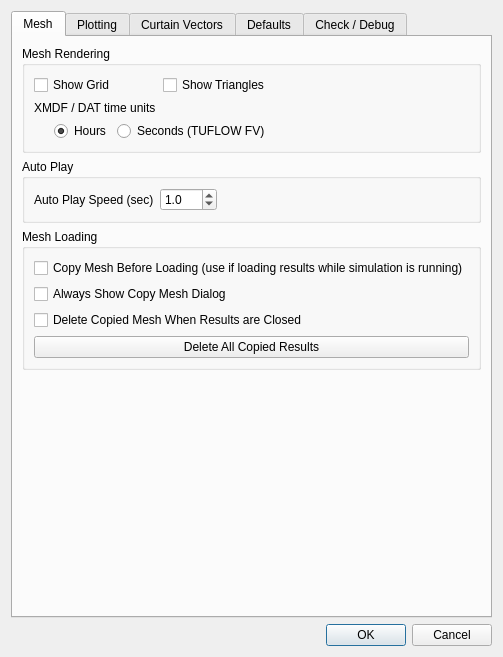
<?xml version="1.0" encoding="UTF-8"?>
<ui version="4.0">
 <class>TuViewOptions</class>
 <widget class="QDialog" name="TuViewOptions">
  <property name="geometry">
   <rect>
    <x>0</x>
    <y>0</y>
    <width>469</width>
    <height>616</height>
   </rect>
  </property>
  <property name="windowTitle">
   <string>Settings</string>
  </property>
  <layout class="QVBoxLayout" name="verticalLayout">
   <item>
    <widget class="QTabWidget" name="tabWidget">
     <property name="currentIndex">
      <number>0</number>
     </property>
     <widget class="QWidget" name="Mesh">
      <attribute name="title">
       <string>Mesh</string>
      </attribute>
      <layout class="QVBoxLayout" name="verticalLayout_5">
       <item>
        <widget class="QGroupBox" name="groupBox_5">
         <property name="title">
          <string>Mesh Rendering</string>
         </property>
         <layout class="QGridLayout" name="gridLayout">
          <item row="0" column="3">
           <spacer name="horizontalSpacer_4">
            <property name="orientation">
             <enum>Qt::Horizontal</enum>
            </property>
            <property name="sizeHint" stdset="0">
             <size>
              <width>40</width>
              <height>20</height>
             </size>
            </property>
           </spacer>
          </item>
          <item row="0" column="2">
           <widget class="QCheckBox" name="cbShowTriangles">
            <property name="text">
             <string>Show Triangles</string>
            </property>
           </widget>
          </item>
          <item row="0" column="0" colspan="2">
           <widget class="QCheckBox" name="cbShowGrid">
            <property name="text">
             <string>Show Grid</string>
            </property>
           </widget>
          </item>
          <item row="1" column="0" colspan="3">
           <widget class="QLabel" name="label_9">
            <property name="text">
             <string>XMDF / DAT time units</string>
            </property>
           </widget>
          </item>
          <item row="2" column="0" colspan="3">
           <layout class="QHBoxLayout" name="horizontalLayout">
            <item>
             <spacer name="horizontalSpacer_7">
              <property name="orientation">
               <enum>Qt::Horizontal</enum>
              </property>
              <property name="sizeHint" stdset="0">
               <size>
                <width>20</width>
                <height>20</height>
               </size>
              </property>
             </spacer>
            </item>
            <item>
             <widget class="QRadioButton" name="rbTimeUnitsHours">
              <property name="text">
               <string>Hours</string>
              </property>
              <property name="checked">
               <bool>true</bool>
              </property>
              <attribute name="buttonGroup">
               <string notr="true">buttonGroup</string>
              </attribute>
             </widget>
            </item>
            <item>
             <widget class="QRadioButton" name="rbTimeUnitsSeconds">
              <property name="text">
               <string>Seconds (TUFLOW FV)</string>
              </property>
              <attribute name="buttonGroup">
               <string notr="true">buttonGroup</string>
              </attribute>
             </widget>
            </item>
           </layout>
          </item>
         </layout>
        </widget>
       </item>
       <item>
        <widget class="QGroupBox" name="groupBox_3">
         <property name="title">
          <string>Auto Play</string>
         </property>
         <layout class="QGridLayout" name="gridLayout_3">
          <item row="0" column="1">
           <widget class="QDoubleSpinBox" name="sbPlaySpeed">
            <property name="decimals">
             <number>1</number>
            </property>
            <property name="minimum">
             <double>0.100000000000000</double>
            </property>
            <property name="value">
             <double>1.000000000000000</double>
            </property>
           </widget>
          </item>
          <item row="0" column="0">
           <widget class="QLabel" name="label_3">
            <property name="text">
             <string>Auto Play Speed (sec)</string>
            </property>
            <property name="alignment">
             <set>Qt::AlignLeading|Qt::AlignLeft|Qt::AlignVCenter</set>
            </property>
           </widget>
          </item>
          <item row="0" column="2">
           <spacer name="horizontalSpacer">
            <property name="orientation">
             <enum>Qt::Horizontal</enum>
            </property>
            <property name="sizeHint" stdset="0">
             <size>
              <width>40</width>
              <height>20</height>
             </size>
            </property>
           </spacer>
          </item>
         </layout>
        </widget>
       </item>
       <item>
        <widget class="QGroupBox" name="groupBox_12">
         <property name="title">
          <string>Mesh Loading</string>
         </property>
         <layout class="QVBoxLayout" name="verticalLayout_13">
          <item>
           <widget class="QCheckBox" name="cb_copy_mesh">
            <property name="text">
             <string>Copy Mesh Before Loading (use if loading results while simulation is running)</string>
            </property>
           </widget>
          </item>
          <item>
           <widget class="QCheckBox" name="cb_show_mesh_copy_dlg">
            <property name="text">
             <string>Always Show Copy Mesh Dialog</string>
            </property>
           </widget>
          </item>
          <item>
           <widget class="QCheckBox" name="cb_del_copied_mesh">
            <property name="text">
             <string>Delete Copied Mesh When Results are Closed</string>
            </property>
           </widget>
          </item>
          <item>
           <widget class="QPushButton" name="btn_del_all_cache_res">
            <property name="text">
             <string>Delete All Copied Results</string>
            </property>
           </widget>
          </item>
         </layout>
        </widget>
       </item>
       <item>
        <spacer name="verticalSpacer_3">
         <property name="orientation">
          <enum>Qt::Vertical</enum>
         </property>
         <property name="sizeHint" stdset="0">
          <size>
           <width>20</width>
           <height>40</height>
          </size>
         </property>
        </spacer>
       </item>
      </layout>
     </widget>
     <widget class="QWidget" name="Plotting">
      <attribute name="title">
       <string>Plotting</string>
      </attribute>
      <layout class="QVBoxLayout" name="verticalLayout_6">
       <item>
        <widget class="QGroupBox" name="groupBox">
         <property name="title">
          <string>Plotting</string>
         </property>
         <layout class="QGridLayout" name="gridLayout_2">
          <item row="0" column="5">
           <spacer name="horizontalSpacer_3">
            <property name="orientation">
             <enum>Qt::Horizontal</enum>
            </property>
            <property name="sizeHint" stdset="0">
             <size>
              <width>40</width>
              <height>20</height>
             </size>
            </property>
           </spacer>
          </item>
          <item row="5" column="0" colspan="3">
           <widget class="QLabel" name="label_6">
            <property name="text">
             <string>Display Format*: </string>
            </property>
           </widget>
          </item>
          <item row="4" column="3">
           <widget class="QLabel" name="datePreview">
            <property name="text">
             <string/>
            </property>
           </widget>
          </item>
          <item row="9" column="0">
           <spacer name="verticalSpacer_7">
            <property name="orientation">
             <enum>Qt::Vertical</enum>
            </property>
            <property name="sizeType">
             <enum>QSizePolicy::MinimumExpanding</enum>
            </property>
            <property name="sizeHint" stdset="0">
             <size>
              <width>20</width>
              <height>15</height>
             </size>
            </property>
           </spacer>
          </item>
          <item row="0" column="4">
           <widget class="QRadioButton" name="rbLiveCursorTrackingOff">
            <property name="text">
             <string>Off</string>
            </property>
            <attribute name="buttonGroup">
             <string notr="true">LiveCursorTracking</string>
            </attribute>
           </widget>
          </item>
          <item row="6" column="3" colspan="4">
           <widget class="QDateTimeEdit" name="dteZeroDate">
            <property name="currentSection">
             <enum>QDateTimeEdit::DaySection</enum>
            </property>
            <property name="calendarPopup">
             <bool>true</bool>
            </property>
           </widget>
          </item>
          <item row="2" column="0" colspan="5">
           <widget class="QCheckBox" name="cbDates">
            <property name="text">
             <string>Display Time Series X-Axis as Dates:</string>
            </property>
           </widget>
          </item>
          <item row="4" column="2">
           <widget class="QLabel" name="label_7">
            <property name="text">
             <string>Preview: </string>
            </property>
           </widget>
          </item>
          <item row="3" column="0" colspan="6">
           <widget class="QLabel" name="tpLabel">
            <property name="text">
             <string>&lt;html&gt;&lt;head/&gt;&lt;body&gt;&lt;p&gt;For QGIS 3.16 or later, Zero Date controls reference time for TUFLOW Viewer time slider only. To edit the reference time for results, edit the reference time in the layer properties.&lt;/p&gt;&lt;/body&gt;&lt;/html&gt;</string>
            </property>
            <property name="wordWrap">
             <bool>true</bool>
            </property>
           </widget>
          </item>
          <item row="7" column="4">
           <widget class="QSpinBox" name="sbXAxisLabelRotation">
            <property name="minimum">
             <number>-359</number>
            </property>
            <property name="maximum">
             <number>359</number>
            </property>
           </widget>
          </item>
          <item row="0" column="0" colspan="3">
           <widget class="QLabel" name="label">
            <property name="text">
             <string>Live Map Tracking:</string>
            </property>
            <property name="alignment">
             <set>Qt::AlignLeading|Qt::AlignLeft|Qt::AlignVCenter</set>
            </property>
           </widget>
          </item>
          <item row="5" column="3" colspan="4">
           <widget class="QLineEdit" name="leDateFormat">
            <property name="text">
             <string>DD/MM/YYYY hh:mm:ss</string>
            </property>
           </widget>
          </item>
          <item row="8" column="0" colspan="6">
           <widget class="QLabel" name="label_11">
            <property name="minimumSize">
             <size>
              <width>0</width>
              <height>0</height>
             </size>
            </property>
            <property name="text">
             <string>&lt;html&gt;&lt;head/&gt;&lt;body&gt;&lt;p&gt;*Capitals for date (DD/MM/YYYY) lower case for time (hh:mm:ss)&lt;/p&gt;&lt;p&gt;DD/MM/YYYY hh:mm:ss - 31/12/1988 12:00:00&lt;/p&gt;&lt;p&gt;MMM/YY - Dec/88&lt;/p&gt;&lt;p&gt;DD/MMMM hh:mm - 31/December 12:00&lt;/p&gt;&lt;/body&gt;&lt;/html&gt;</string>
            </property>
           </widget>
          </item>
          <item row="6" column="0" colspan="3">
           <widget class="QLabel" name="zeroDateLabel">
            <property name="text">
             <string>Zero Date:</string>
            </property>
           </widget>
          </item>
          <item row="0" column="3">
           <widget class="QRadioButton" name="rbLiveCursorTrackingOn">
            <property name="text">
             <string>On</string>
            </property>
            <property name="checked">
             <bool>true</bool>
            </property>
            <attribute name="buttonGroup">
             <string notr="true">LiveCursorTracking</string>
            </attribute>
           </widget>
          </item>
          <item row="7" column="5" colspan="2">
           <spacer name="horizontalSpacer_6">
            <property name="orientation">
             <enum>Qt::Horizontal</enum>
            </property>
            <property name="sizeType">
             <enum>QSizePolicy::Minimum</enum>
            </property>
            <property name="sizeHint" stdset="0">
             <size>
              <width>120</width>
              <height>20</height>
             </size>
            </property>
           </spacer>
          </item>
          <item row="7" column="0" colspan="4">
           <widget class="QLabel" name="label_8">
            <property name="text">
             <string>X-Axis Label Rotation (deg):</string>
            </property>
           </widget>
          </item>
          <item row="1" column="0">
           <spacer name="verticalSpacer">
            <property name="orientation">
             <enum>Qt::Vertical</enum>
            </property>
            <property name="sizeType">
             <enum>QSizePolicy::Fixed</enum>
            </property>
            <property name="sizeHint" stdset="0">
             <size>
              <width>20</width>
              <height>15</height>
             </size>
            </property>
           </spacer>
          </item>
          <item row="10" column="0" colspan="6">
           <widget class="QCheckBox" name="cbPlotInactiveAreas">
            <property name="text">
             <string>Plot Inactive Areas in 1D Cross-Section</string>
            </property>
            <property name="checked">
             <bool>true</bool>
            </property>
           </widget>
          </item>
         </layout>
        </widget>
       </item>
       <item>
        <widget class="QGroupBox" name="groupBox_4">
         <property name="title">
          <string>Map Plotting</string>
         </property>
         <layout class="QGridLayout" name="gridLayout_4">
          <item row="0" column="2">
           <spacer name="horizontalSpacer_2">
            <property name="orientation">
             <enum>Qt::Horizontal</enum>
            </property>
            <property name="sizeHint" stdset="0">
             <size>
              <width>40</width>
              <height>20</height>
             </size>
            </property>
           </spacer>
          </item>
          <item row="2" column="0" colspan="2">
           <widget class="QCheckBox" name="cbInterpolateVertProf">
            <property name="text">
             <string>Interpolate Vertical Profile</string>
            </property>
           </widget>
          </item>
          <item row="0" column="1">
           <widget class="QDoubleSpinBox" name="sbResolution">
            <property name="decimals">
             <number>1</number>
            </property>
            <property name="minimum">
             <double>0.100000000000000</double>
            </property>
            <property name="value">
             <double>1.000000000000000</double>
            </property>
           </widget>
          </item>
          <item row="1" column="1">
           <widget class="QSpinBox" name="sbLabelFieldIndex">
            <property name="minimum">
             <number>1</number>
            </property>
            <property name="maximum">
             <number>999</number>
            </property>
            <property name="value">
             <number>1</number>
            </property>
           </widget>
          </item>
          <item row="1" column="0">
           <widget class="QLabel" name="label_10">
            <property name="text">
             <string>Label Field Index</string>
            </property>
           </widget>
          </item>
          <item row="0" column="0">
           <widget class="QLabel" name="label_4">
            <property name="text">
             <string>Resolution (map units)</string>
            </property>
            <property name="alignment">
             <set>Qt::AlignLeading|Qt::AlignLeft|Qt::AlignVCenter</set>
            </property>
           </widget>
          </item>
         </layout>
        </widget>
       </item>
       <item>
        <widget class="QGroupBox" name="groupBox_2">
         <property name="title">
          <string>ARR2019</string>
         </property>
         <layout class="QGridLayout" name="gridLayout_5">
          <item row="0" column="0">
           <widget class="QLabel" name="label_2">
            <property name="text">
             <string>Mean Event Selection:</string>
            </property>
           </widget>
          </item>
          <item row="0" column="1">
           <widget class="QRadioButton" name="rbARRNextHigher">
            <property name="text">
             <string>Next higher</string>
            </property>
            <property name="checked">
             <bool>true</bool>
            </property>
            <attribute name="buttonGroup">
             <string notr="true">MeanSelection</string>
            </attribute>
           </widget>
          </item>
          <item row="0" column="2">
           <widget class="QRadioButton" name="rbARRClosest">
            <property name="text">
             <string>Closest</string>
            </property>
            <attribute name="buttonGroup">
             <string notr="true">MeanSelection</string>
            </attribute>
           </widget>
          </item>
          <item row="0" column="3">
           <spacer name="horizontalSpacer_5">
            <property name="orientation">
             <enum>Qt::Horizontal</enum>
            </property>
            <property name="sizeHint" stdset="0">
             <size>
              <width>40</width>
              <height>20</height>
             </size>
            </property>
           </spacer>
          </item>
         </layout>
        </widget>
       </item>
       <item>
        <spacer name="verticalSpacer_4">
         <property name="orientation">
          <enum>Qt::Vertical</enum>
         </property>
         <property name="sizeHint" stdset="0">
          <size>
           <width>20</width>
           <height>40</height>
          </size>
         </property>
        </spacer>
       </item>
      </layout>
     </widget>
     <widget class="QWidget" name="tab">
      <attribute name="title">
       <string>Curtain Vectors</string>
      </attribute>
      <layout class="QFormLayout" name="formLayout">
       <item row="0" column="0">
        <widget class="QLabel" name="label_39">
         <property name="text">
          <string>&lt;html&gt;&lt;head/&gt;&lt;body&gt;&lt;p&gt;&lt;span style=&quot; font-weight:600;&quot;&gt;Curtain Plot Vectors&lt;/span&gt;&lt;/p&gt;&lt;/body&gt;&lt;/html&gt;</string>
         </property>
        </widget>
       </item>
       <item row="0" column="1">
        <widget class="QLabel" name="label_40">
         <property name="text">
          <string>&lt;html&gt;&lt;head/&gt;&lt;body&gt;&lt;p&gt;&lt;a href=&quot;https://matplotlib.org/stable/api/_as_gen/matplotlib.pyplot.quiver.html&quot;&gt;&lt;span style=&quot; text-decoration: underline; color:#0000ff;&quot;&gt;Documentation&lt;/span&gt;&lt;/a&gt;&lt;/p&gt;&lt;/body&gt;&lt;/html&gt;</string>
         </property>
         <property name="openExternalLinks">
          <bool>true</bool>
         </property>
        </widget>
       </item>
       <item row="2" column="0">
        <widget class="QLabel" name="label_27">
         <property name="text">
          <string>Scale</string>
         </property>
        </widget>
       </item>
       <item row="2" column="1">
        <layout class="QHBoxLayout" name="horizontalLayout_8">
         <item>
          <widget class="QDoubleSpinBox" name="sbScale">
           <property name="decimals">
            <number>4</number>
           </property>
           <property name="minimum">
            <double>-1.000000000000000</double>
           </property>
           <property name="maximum">
            <double>1000.000000000000000</double>
           </property>
          </widget>
         </item>
         <item>
          <widget class="QLabel" name="label_35">
           <property name="text">
            <string>(use negative value to use default)</string>
           </property>
          </widget>
         </item>
        </layout>
       </item>
       <item row="3" column="0">
        <widget class="QLabel" name="label_28">
         <property name="text">
          <string>Scale Units</string>
         </property>
        </widget>
       </item>
       <item row="3" column="1">
        <widget class="QComboBox" name="cboScaleUnits">
         <item>
          <property name="text">
           <string>default</string>
          </property>
         </item>
         <item>
          <property name="text">
           <string>width</string>
          </property>
         </item>
         <item>
          <property name="text">
           <string>height</string>
          </property>
         </item>
         <item>
          <property name="text">
           <string>dots</string>
          </property>
         </item>
         <item>
          <property name="text">
           <string>x</string>
          </property>
         </item>
         <item>
          <property name="text">
           <string>y</string>
          </property>
         </item>
         <item>
          <property name="text">
           <string>xy</string>
          </property>
         </item>
        </widget>
       </item>
       <item row="4" column="0">
        <widget class="QLabel" name="label_29">
         <property name="text">
          <string>Units</string>
         </property>
        </widget>
       </item>
       <item row="4" column="1">
        <widget class="QComboBox" name="cboUnits">
         <item>
          <property name="text">
           <string>default</string>
          </property>
         </item>
         <item>
          <property name="text">
           <string>width</string>
          </property>
         </item>
         <item>
          <property name="text">
           <string>height</string>
          </property>
         </item>
         <item>
          <property name="text">
           <string>dots</string>
          </property>
         </item>
         <item>
          <property name="text">
           <string>inches</string>
          </property>
         </item>
         <item>
          <property name="text">
           <string>x</string>
          </property>
         </item>
         <item>
          <property name="text">
           <string>y</string>
          </property>
         </item>
         <item>
          <property name="text">
           <string>xy</string>
          </property>
         </item>
        </widget>
       </item>
       <item row="5" column="0">
        <widget class="QLabel" name="label_30">
         <property name="text">
          <string>Width</string>
         </property>
        </widget>
       </item>
       <item row="5" column="1">
        <layout class="QHBoxLayout" name="horizontalLayout_9">
         <item>
          <widget class="QDoubleSpinBox" name="sbWidth">
           <property name="decimals">
            <number>1</number>
           </property>
           <property name="minimum">
            <double>-1.000000000000000</double>
           </property>
          </widget>
         </item>
         <item>
          <widget class="QLabel" name="label_36">
           <property name="text">
            <string>(use negative value to use default)</string>
           </property>
          </widget>
         </item>
        </layout>
       </item>
       <item row="6" column="0">
        <widget class="QLabel" name="label_31">
         <property name="text">
          <string>Head Width</string>
         </property>
        </widget>
       </item>
       <item row="6" column="1">
        <layout class="QHBoxLayout" name="horizontalLayout_10">
         <item>
          <widget class="QDoubleSpinBox" name="sbHeadWidth">
           <property name="decimals">
            <number>1</number>
           </property>
           <property name="minimum">
            <double>-1.000000000000000</double>
           </property>
          </widget>
         </item>
         <item>
          <widget class="QLabel" name="label_37">
           <property name="text">
            <string>(use negative value to use default)</string>
           </property>
          </widget>
         </item>
        </layout>
       </item>
       <item row="7" column="0">
        <widget class="QLabel" name="label_32">
         <property name="text">
          <string>Head Length</string>
         </property>
        </widget>
       </item>
       <item row="7" column="1">
        <layout class="QHBoxLayout" name="horizontalLayout_11">
         <item>
          <widget class="QDoubleSpinBox" name="sbHeadLength">
           <property name="decimals">
            <number>1</number>
           </property>
           <property name="minimum">
            <double>-1.000000000000000</double>
           </property>
          </widget>
         </item>
         <item>
          <widget class="QLabel" name="label_38">
           <property name="text">
            <string>(use negative value to use default)</string>
           </property>
          </widget>
         </item>
        </layout>
       </item>
       <item row="8" column="0">
        <widget class="QLabel" name="label_33">
         <property name="text">
          <string>Horizontal Factor</string>
         </property>
        </widget>
       </item>
       <item row="8" column="1">
        <layout class="QHBoxLayout" name="horizontalLayout_12">
         <item>
          <widget class="QDoubleSpinBox" name="sbHorizontalFactor">
           <property name="decimals">
            <number>1</number>
           </property>
          </widget>
         </item>
         <item>
          <spacer name="horizontalSpacer_15">
           <property name="orientation">
            <enum>Qt::Horizontal</enum>
           </property>
           <property name="sizeHint" stdset="0">
            <size>
             <width>40</width>
             <height>20</height>
            </size>
           </property>
          </spacer>
         </item>
        </layout>
       </item>
       <item row="9" column="0">
        <widget class="QLabel" name="label_34">
         <property name="text">
          <string>Vertical Factor</string>
         </property>
        </widget>
       </item>
       <item row="9" column="1">
        <layout class="QHBoxLayout" name="horizontalLayout_13">
         <item>
          <widget class="QDoubleSpinBox" name="sbVertVelFactor">
           <property name="decimals">
            <number>1</number>
           </property>
          </widget>
         </item>
         <item>
          <spacer name="horizontalSpacer_16">
           <property name="orientation">
            <enum>Qt::Horizontal</enum>
           </property>
           <property name="sizeHint" stdset="0">
            <size>
             <width>40</width>
             <height>20</height>
            </size>
           </property>
          </spacer>
         </item>
        </layout>
       </item>
       <item row="1" column="1">
        <layout class="QHBoxLayout" name="horizontalLayout_14">
         <item>
          <widget class="QPushButton" name="pbVectorTVDefaults">
           <property name="text">
            <string>TUFLOW Viewer Defaults</string>
           </property>
          </widget>
         </item>
         <item>
          <widget class="QPushButton" name="pbVectorMPLDefaults">
           <property name="text">
            <string>MPL Defaults</string>
           </property>
          </widget>
         </item>
        </layout>
       </item>
       <item row="1" column="0">
        <widget class="QLabel" name="label_41">
         <property name="text">
          <string>Defaults</string>
         </property>
        </widget>
       </item>
      </layout>
     </widget>
     <widget class="QWidget" name="Defaults">
      <attribute name="title">
       <string>Defaults</string>
      </attribute>
      <layout class="QVBoxLayout" name="verticalLayout_7">
       <item>
        <widget class="QGroupBox" name="groupBox_6">
         <property name="title">
          <string>Default Layout</string>
         </property>
         <layout class="QVBoxLayout" name="verticalLayout_2">
          <item>
           <layout class="QHBoxLayout" name="horizontalLayout_3">
            <item>
             <widget class="QRadioButton" name="rbDeafultLayoutPreviousState">
              <property name="text">
               <string>Remember Previous State</string>
              </property>
              <property name="checked">
               <bool>true</bool>
              </property>
              <attribute name="buttonGroup">
               <string notr="true">DefaultLayout</string>
              </attribute>
             </widget>
            </item>
            <item>
             <widget class="QRadioButton" name="rbDefaultLayoutPlotView">
              <property name="text">
               <string>Plot View</string>
              </property>
              <property name="checked">
               <bool>false</bool>
              </property>
              <attribute name="buttonGroup">
               <string notr="true">DefaultLayout</string>
              </attribute>
             </widget>
            </item>
            <item>
             <widget class="QRadioButton" name="rbDefaultLayoutNarrowView">
              <property name="text">
               <string>Narrow View</string>
              </property>
              <attribute name="buttonGroup">
               <string notr="true">DefaultLayout</string>
              </attribute>
             </widget>
            </item>
            <item>
             <spacer name="horizontalSpacer_8">
              <property name="orientation">
               <enum>Qt::Horizontal</enum>
              </property>
              <property name="sizeHint" stdset="0">
               <size>
                <width>40</width>
                <height>20</height>
               </size>
              </property>
             </spacer>
            </item>
           </layout>
          </item>
         </layout>
        </widget>
       </item>
       <item>
        <widget class="QGroupBox" name="groupBox_7">
         <property name="title">
          <string>Plot</string>
         </property>
         <layout class="QVBoxLayout" name="verticalLayout_8">
          <item>
           <layout class="QVBoxLayout" name="verticalLayout_3">
            <property name="spacing">
             <number>0</number>
            </property>
            <item>
             <widget class="QLabel" name="label_5">
              <property name="text">
               <string>Plot Background Colour:</string>
              </property>
             </widget>
            </item>
            <item>
             <spacer name="verticalSpacer_2">
              <property name="orientation">
               <enum>Qt::Vertical</enum>
              </property>
              <property name="sizeType">
               <enum>QSizePolicy::Fixed</enum>
              </property>
              <property name="sizeHint" stdset="0">
               <size>
                <width>20</width>
                <height>6</height>
               </size>
              </property>
             </spacer>
            </item>
            <item>
             <layout class="QHBoxLayout" name="horizontalLayout_2">
              <item>
               <spacer name="horizontalSpacer_9">
                <property name="orientation">
                 <enum>Qt::Horizontal</enum>
                </property>
                <property name="sizeType">
                 <enum>QSizePolicy::Fixed</enum>
                </property>
                <property name="sizeHint" stdset="0">
                 <size>
                  <width>20</width>
                  <height>20</height>
                 </size>
                </property>
               </spacer>
              </item>
              <item>
               <widget class="QRadioButton" name="cbPlotBackgroudGrey">
                <property name="text">
                 <string>Default (grey)</string>
                </property>
                <property name="checked">
                 <bool>true</bool>
                </property>
                <attribute name="buttonGroup">
                 <string notr="true">buttonGroup_2</string>
                </attribute>
               </widget>
              </item>
             </layout>
            </item>
            <item>
             <layout class="QHBoxLayout" name="horizontalLayout_5">
              <item>
               <spacer name="horizontalSpacer_10">
                <property name="orientation">
                 <enum>Qt::Horizontal</enum>
                </property>
                <property name="sizeType">
                 <enum>QSizePolicy::Fixed</enum>
                </property>
                <property name="sizeHint" stdset="0">
                 <size>
                  <width>20</width>
                  <height>20</height>
                 </size>
                </property>
               </spacer>
              </item>
              <item>
               <widget class="QRadioButton" name="cbPlotBackgroudWhite">
                <property name="text">
                 <string>White</string>
                </property>
                <attribute name="buttonGroup">
                 <string notr="true">buttonGroup_2</string>
                </attribute>
               </widget>
              </item>
             </layout>
            </item>
            <item>
             <layout class="QHBoxLayout" name="horizontalLayout_7">
              <item>
               <spacer name="horizontalSpacer_11">
                <property name="orientation">
                 <enum>Qt::Horizontal</enum>
                </property>
                <property name="sizeType">
                 <enum>QSizePolicy::Fixed</enum>
                </property>
                <property name="sizeHint" stdset="0">
                 <size>
                  <width>20</width>
                  <height>20</height>
                 </size>
                </property>
               </spacer>
              </item>
              <item>
               <widget class="QRadioButton" name="cbPlotBackgroudCustom">
                <property name="text">
                 <string>Custom</string>
                </property>
                <attribute name="buttonGroup">
                 <string notr="true">buttonGroup_2</string>
                </attribute>
               </widget>
              </item>
              <item>
               <widget class="QgsColorButton" name="colourButtonPlotBackground"/>
              </item>
              <item>
               <spacer name="horizontalSpacer_12">
                <property name="orientation">
                 <enum>Qt::Horizontal</enum>
                </property>
                <property name="sizeHint" stdset="0">
                 <size>
                  <width>40</width>
                  <height>20</height>
                 </size>
                </property>
               </spacer>
              </item>
             </layout>
            </item>
           </layout>
          </item>
          <item>
           <layout class="QHBoxLayout" name="horizontalLayout_4">
            <item>
             <widget class="QLabel" name="label_12">
              <property name="text">
               <string>Default Plot Font Size</string>
              </property>
             </widget>
            </item>
            <item>
             <widget class="QSpinBox" name="sbDefaultFontSize">
              <property name="minimum">
               <number>1</number>
              </property>
              <property name="maximum">
               <number>128</number>
              </property>
             </widget>
            </item>
            <item>
             <spacer name="horizontalSpacer_13">
              <property name="orientation">
               <enum>Qt::Horizontal</enum>
              </property>
              <property name="sizeHint" stdset="0">
               <size>
                <width>40</width>
                <height>20</height>
               </size>
              </property>
             </spacer>
            </item>
           </layout>
          </item>
         </layout>
        </widget>
       </item>
       <item>
        <widget class="QGroupBox" name="groupBox_10">
         <property name="title">
          <string>Icon Size</string>
         </property>
         <layout class="QVBoxLayout" name="verticalLayout_4">
          <item>
           <layout class="QHBoxLayout" name="horizontalLayout_6">
            <item>
             <widget class="QLabel" name="label_13">
              <property name="text">
               <string>Icon Size</string>
              </property>
             </widget>
            </item>
            <item>
             <widget class="QComboBox" name="cboIconSize">
              <item>
               <property name="text">
                <string>16</string>
               </property>
              </item>
              <item>
               <property name="text">
                <string>24</string>
               </property>
              </item>
              <item>
               <property name="text">
                <string>32</string>
               </property>
              </item>
              <item>
               <property name="text">
                <string>48</string>
               </property>
              </item>
              <item>
               <property name="text">
                <string>64</string>
               </property>
              </item>
             </widget>
            </item>
            <item>
             <spacer name="horizontalSpacer_14">
              <property name="orientation">
               <enum>Qt::Horizontal</enum>
              </property>
              <property name="sizeHint" stdset="0">
               <size>
                <width>40</width>
                <height>20</height>
               </size>
              </property>
             </spacer>
            </item>
           </layout>
          </item>
         </layout>
        </widget>
       </item>
       <item>
        <widget class="QGroupBox" name="groupBox_11">
         <property name="title">
          <string>TCF Load Method</string>
         </property>
         <layout class="QVBoxLayout" name="verticalLayout_12">
          <item>
           <widget class="QRadioButton" name="rbByScenSelection">
            <property name="text">
             <string>By Scenario Selction</string>
            </property>
            <attribute name="buttonGroup">
             <string notr="true">buttonGroup_3</string>
            </attribute>
           </widget>
          </item>
          <item>
           <widget class="QRadioButton" name="rbByResSelection">
            <property name="text">
             <string>By Result Selection</string>
            </property>
            <property name="checked">
             <bool>true</bool>
            </property>
            <attribute name="buttonGroup">
             <string notr="true">buttonGroup_3</string>
            </attribute>
           </widget>
          </item>
         </layout>
        </widget>
       </item>
       <item>
        <spacer name="verticalSpacer_5">
         <property name="orientation">
          <enum>Qt::Vertical</enum>
         </property>
         <property name="sizeHint" stdset="0">
          <size>
           <width>20</width>
           <height>40</height>
          </size>
         </property>
        </spacer>
       </item>
      </layout>
     </widget>
     <widget class="QWidget" name="check">
      <attribute name="title">
       <string>Check / Debug</string>
      </attribute>
      <layout class="QVBoxLayout" name="verticalLayout_9">
       <item>
        <widget class="QGroupBox" name="groupBox_8">
         <property name="title">
          <string>Plotting</string>
         </property>
         <layout class="QVBoxLayout" name="verticalLayout_10">
          <item>
           <widget class="QCheckBox" name="cbMeshIntCheck">
            <property name="text">
             <string>Mesh intercept locations (for map plotting line types e.g. cross section)</string>
            </property>
           </widget>
          </item>
         </layout>
        </widget>
       </item>
       <item>
        <widget class="QGroupBox" name="groupBox_9">
         <property name="title">
          <string>Particles</string>
         </property>
         <layout class="QVBoxLayout" name="verticalLayout_11">
          <item>
           <widget class="QCheckBox" name="cbParticleDebug">
            <property name="text">
             <string>Particles - Include X, Y, Z, Time info in attribute table</string>
            </property>
           </widget>
          </item>
         </layout>
        </widget>
       </item>
       <item>
        <spacer name="verticalSpacer_6">
         <property name="orientation">
          <enum>Qt::Vertical</enum>
         </property>
         <property name="sizeHint" stdset="0">
          <size>
           <width>20</width>
           <height>40</height>
          </size>
         </property>
        </spacer>
       </item>
      </layout>
     </widget>
    </widget>
   </item>
   <item>
    <widget class="QDialogButtonBox" name="buttonBox">
     <property name="orientation">
      <enum>Qt::Horizontal</enum>
     </property>
     <property name="standardButtons">
      <set>QDialogButtonBox::Cancel|QDialogButtonBox::Ok</set>
     </property>
    </widget>
   </item>
  </layout>
 </widget>
 <customwidgets>
  <customwidget>
   <class>QgsColorButton</class>
   <extends>QToolButton</extends>
   <header>qgscolorbutton.h</header>
  </customwidget>
 </customwidgets>
 <resources/>
 <connections>
  <connection>
   <sender>buttonBox</sender>
   <signal>accepted()</signal>
   <receiver>TuViewOptions</receiver>
   <slot>accept()</slot>
   <hints>
    <hint type="sourcelabel">
     <x>248</x>
     <y>254</y>
    </hint>
    <hint type="destinationlabel">
     <x>157</x>
     <y>274</y>
    </hint>
   </hints>
  </connection>
  <connection>
   <sender>buttonBox</sender>
   <signal>rejected()</signal>
   <receiver>TuViewOptions</receiver>
   <slot>reject()</slot>
   <hints>
    <hint type="sourcelabel">
     <x>316</x>
     <y>260</y>
    </hint>
    <hint type="destinationlabel">
     <x>286</x>
     <y>274</y>
    </hint>
   </hints>
  </connection>
 </connections>
 <buttongroups>
  <buttongroup name="MeanSelection"/>
  <buttongroup name="LiveCursorTracking"/>
  <buttongroup name="DefaultLayout"/>
  <buttongroup name="buttonGroup_3"/>
  <buttongroup name="buttonGroup_2"/>
  <buttongroup name="buttonGroup"/>
 </buttongroups>
</ui>
